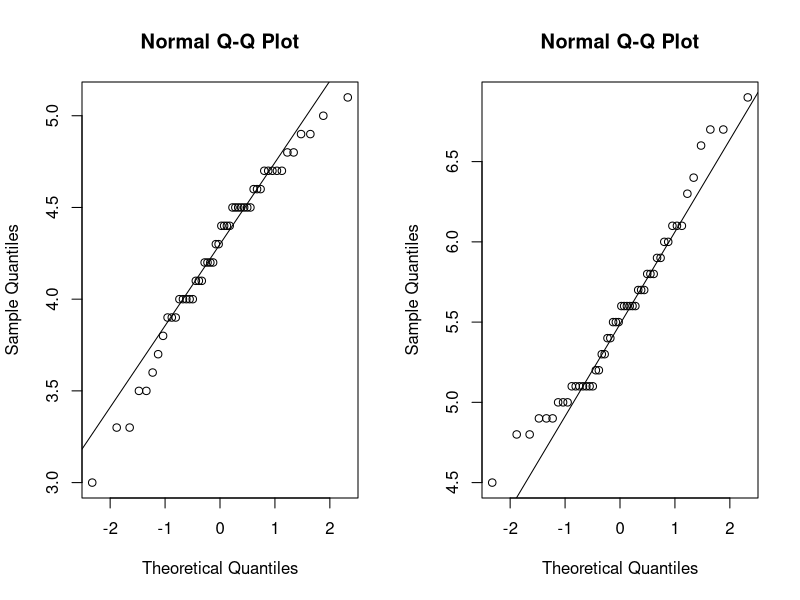
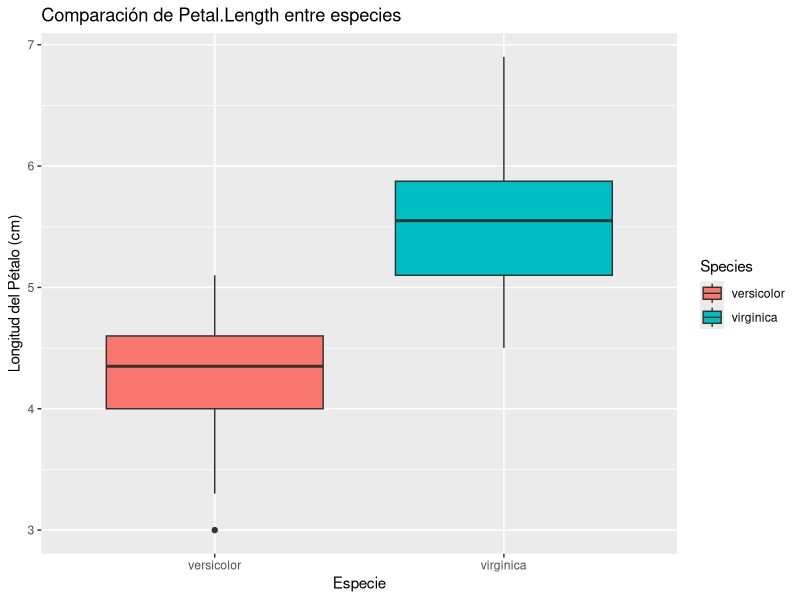

Write the R code that produced these figures, in order.
# Base de datos Iris

# La base de datos iris es uno de los conjuntos de datos más utilizados en estadística y aprendizaje
# automático

#El conjunto contiene 150 observaciones correspondientes a tres especies de iris (setosa, versicolor y
#irginica), con 50 muestras por especie. Para cada flor se registran cuatro variables cuantitativas:
#Sepal.Length: longitud del sépalo (cm)
#Sepal.Width: ancho del sépalo (cm)
#Petal.Length: longitud del pétalo (cm)
#Petal.Width: ancho del pétalo (cm)


# Explorar la base de datos iris usando funciones como head(), summary()
data("iris")
head(iris)
str(iris)
summary(iris)

#Identificar las variables Petal.Length y determina las estadísticas descriptivas para las dos
#especies
data_sub <- subset(iris, Species %in% c("versicolor", "virginica"))
head(data_sub)
table(data_sub$Species)

#Función tapply para obtener promedio 
tapply(data_sub$Petal.Length, data_sub$Species, mean)
#Respuesta: setosa versicolor  virginica 
#             NA      4.260      5.552
# Los resultados nos muestran que los pétalos de la especie virginica son más largos
# aprox 1.3cm más

#Función tapply para obtener desviación estándar 
tapply(data_sub$Petal.Length, data_sub$Species, sd)
# Resultado:  setosa versicolor  virginica 
#                NA  0.4699110  0.5518947 


#Función tapply para obtener varianza
tapply(data_sub$Petal.Length, data_sub$Species, var)
#Resultado: setosa versicolor  virginica 
#               NA  0.2208163  0.3045878 
#Los resultados nos muestran que hay mayor variabilidad en la especie virginica 

summary(data_sub$Petal.Length)
tapply(data_sub$Petal.Length, data_sub$Species, summary)

# Defina una pregunta de investigación sobre la variable Petal.Length
# Pregunta: ¿Hay una diferencia en la longitud de los pétalos entre las especies versicolor y virginica?

#Observando simplemente los resultados podemos concluir que si hay una diferencia 
#en la longitud de los pétalos, pero podemos obtener información más confiable si realizamos 
#una prueba de t student 


#Separar los datos por especie usando subset

df_versicolor <- subset(iris, Species == "versicolor")
df_virginica<- subset(iris, Species == "virginica")


#qqnorm  es un gráfico que nos ayudará 
#a revisar la normalidad de los datos

#Función para que la ventana de gráficas permita que nos 
#aparezca dos gráficos par(mfrow) 
#Una fila con dos columnas (1,2)

par(mfrow=c(1,2))
qqnorm(df_versicolor$Petal.Length); qqline(df_versicolor$Petal.Length)
qqnorm(df_virginica$Petal.Length); qqline(df_virginica$Petal.Length)
#Observando el gráfico podemos que hay normalidad en nuestros datos ya que
#en su mayoría los puntos estan muy cercanos a la línea recta 

#Pero podemos verificarlo de manera más precisa realizando una prueba de Shapiro-Wilkins 

shapiro.test(df_versicolor$Petal.Length)
# data:  df_versicolor$Petal.Length
# W = 0.966, p-value = 0.1585

shapiro.test(df_virginica$Petal.Length)
# data:  df_virginica$Petal.Length
# W = 0.96219, p-value = 0.1098

#### Los resultados son mayores a p-value 0.05,por lo que se acepta la normalidad ####
#y se cumple con uno de los tres criterios para realizar la prueba de t student 


#Revisar homogeneidad de varianzas (segundo criterio)
var.test(Petal.Length ~ Species, data= subset(iris, Species %in% c("versicolor", "virginica")))
# El resultado es un p-value= 0.2637 lo que nos indica un valor mayor 
# a p-value=0.05, por lo que no se rechaza mi hipótesis nula 
# Hay homogeneidad de varianzas pues se toman como iguales 

#Se cumplen con los 3 criterios necesarios para realizar una prueba de t-student 

iris_sub <- subset(iris,Species %in% c("versicolor", "virginica"))
t.test(Petal.Length ~ Species, data= iris_sub,
       var.equal = TRUE)
# Resultados= t = -12.604, valor negativo que nos indica que hay una diferencia grande 
# entre las medias
# p-value < 2.2e-16 , valor pequeño y menor a p-value= 0.05 por lo que
# se rechaza la hipótesis nula (H0)


#Intervalo de confianza 
# -1.495426 -1.088574

#Resultado de la diferencia de las medias
4.260 - 5.552 
#[1]-1.292 

#La diferencia esta fuera del intervalo de confianza, lo que solo 
# nos confirma más que es una hipótesis alternativa 
#Si no entra en el intervalo de confianza es H1 (alternativa)
#Si esta dentro del intervalo es H0 (nula)


# Se puede afirmar que los pétalos de la especie virginica son más largos 
# que los de la especie versicolor 
# Se acepta la hipótesis alternativa que nos indica que si existe diferencia en la 
# longitud de los pétalos entre las especies versicolor y virginica

# Se determina con el Tamaño de efecto (Cohen´s)

cohens_efecto <- function(x,y) {
  n1 <- length(x); n2 <- length(y)
  s1 <- sd(x); s2 <- sd(y)
  sp <- sqrt(((n1-1)* s1^2 + (n2-1)* s2^2)/(n1+n2 - 2))
  (mean(x)- mean(y))/sp
}

d_cal <- cohens_efecto(df_virginica$Petal.Length, df_versicolor$Petal.Length)
cohens_efecto(df_virginica$Petal.Length, df_versicolor$Petal.Length)

#Resultado: 2.520756 es mayor al rango de 1.3, por lo 
# que se puede deducir que la diferencia en la longitud del 
# pétalo es estadisticamente significativa 
# y muy relevante 


#Visualización: boxplot que muestra las diferencias entre especies 

library(ggplot2)
ggplot(iris_sub, aes(x = Species, y = Petal.Length, fill = Species)) +
  geom_boxplot() +
  labs(title = "Comparación de Petal.Length entre especies",
       x = "Especie",
       y = "Longitud del Pétalo (cm)")
